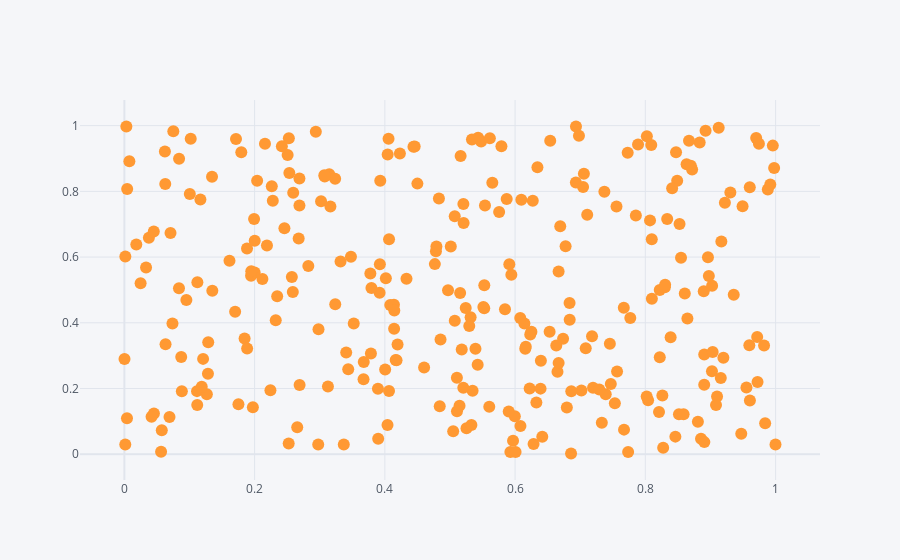

Notebook code for this chart:
### Code cell
df.iplot(x= 'a' , y= 'b', mode = 'markers')

### Figure 1 — Plotly figure (JSON) as saved in the notebook; plotly's stock layout.template omitted (floating-point values rounded to 4 significant figures; data arrays with more than 128 entries replaced by an {"elided": "..."} marker saying what was removed)
{"data": [{"line": {"color": "rgba(255, 153, 51, 1.0)", "dash": "solid", "shape": "linear", "width": 1.3}, "marker": {"size": 12, "symbol": "circle"}, "mode": "markers", "name": "b", "text": "", "type": "scatter", "x": {"elided": "300 float values"}, "y": {"elided": "300 float values"}}], "layout": {"autosize": true, "legend": {"bgcolor": "#F5F6F9", "font": {"color": "#4D5663"}}, "paper_bgcolor": "#F5F6F9", "plot_bgcolor": "#F5F6F9", "title": {"font": {"color": "#4D5663"}}, "xaxis": {"autorange": true, "gridcolor": "#E1E5ED", "range": [-0.06531, 1.065], "showgrid": true, "tickfont": {"color": "#4D5663"}, "title": {"font": {"color": "#4D5663"}, "text": ""}, "type": "linear", "zerolinecolor": "#E1E5ED"}, "yaxis": {"autorange": true, "gridcolor": "#E1E5ED", "range": [-0.1095, 1.109], "showgrid": true, "tickfont": {"color": "#4D5663"}, "title": {"font": {"color": "#4D5663"}, "text": ""}, "type": "linear", "zerolinecolor": "#E1E5ED"}}}
